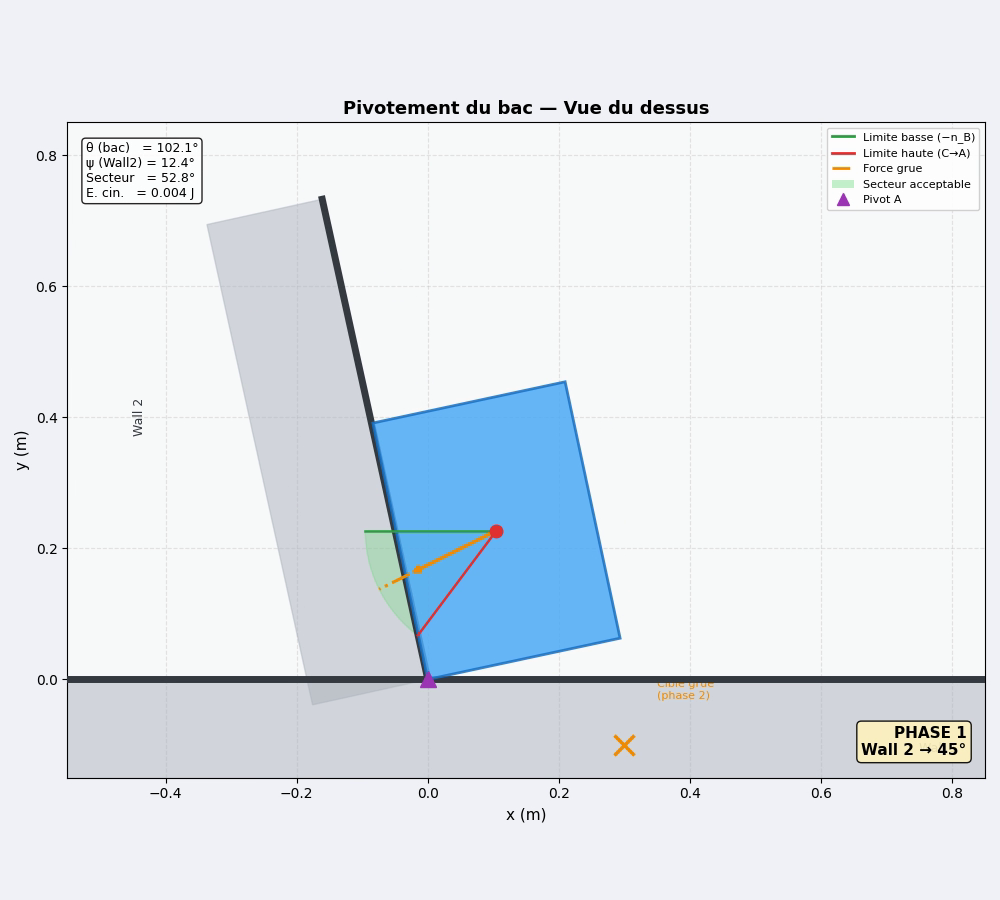
#> input picture frame 62 of pivotement_simu1.mp4, 1000 x 900 px, given in place of the camera
$ python aruco_tracking.py
#> lines starting #> are read from the running program, lines starting #| are printed output that depends on the picture; after the words box and inside, x2 and y2 are one past the last pixel; in counts of white or black regions, pixels touching at a corner belong together
"""
ArUco marker tracking: position, orientation, velocity, angular velocity.
Loads camera calibration from output/calibration_data.pkl
"""

import cv2
import numpy as np
import pickle
import time
import csv
import os
from collections import deque
from crate_state import CrateStateMachine, MODE_COLORS

# --- Configuration ---
CAMERA_ID = 1
MARKER_SIZE = 0.157
ARUCO_DICT = cv2.aruco.DICT_4X4_50
CALIBRATION_FILE = "output/calibration_data.pkl"
SMOOTHING_WINDOW = 5

# --- Offset ArUco -> COM ---
# Workflow:
#   1. Place the ArUco at the corner (origin {W}), press 'r'
#      -> the ArUco center becomes (0,0,0), REF axes remain displayed
#   2. Move the ArUco and place it on the crate
#      -> COM is computed automatically: pos_COM = pos_ArUco + R_ArUco @ offset
# Red=X, Green=Y, Blue=Z
COM_OFFSET_X = 0.0
COM_OFFSET_Y = 0.13
COM_OFFSET_Z = 0.0

# --- Display ---
DISPLAY_SCALE = 0.5

# --- Logging ---
LOG_INTERVAL_MS = 100

# --- Video recording ---
VIDEO_DIR = "videos"
VIDEO_FPS = 20

# --- Display color (magenta, same as ENGAGING_PIVOTING) ---
DISPLAY_COLOR = (255, 0, 255)


def load_calibration(path):
#> called with path = 'output/calibration_data.pkl'
    with open(path, "rb") as f:
#> (reads camera-calibration/output/calibration_data.pkl from the repository)
        data = pickle.load(f)
    if isinstance(data, dict):
        camera_matrix = np.array(data.get("camera_matrix") if data.get("camera_matrix") is not None else data.get("mtx"))
        dist_coeffs   = np.array(data.get("distortion_coefficients") if data.get("distortion_coefficients") is not None else data.get("dist"))
    else:
        camera_matrix = np.array(data.camera_matrix)
        dist_coeffs   = np.array(data.dist_coeffs)
    return camera_matrix, dist_coeffs


# [22 lines left out: functions rotation_vector_to_euler, angular_velocity_from_rvecs, not called in this run]


class MarkerTracker:
    def __init__(self, smoothing=SMOOTHING_WINDOW):
        self.positions = deque(maxlen=smoothing + 1)
        self.rotations = deque(maxlen=smoothing + 1)

    def update(self, t, tvec, rvec):
        self.positions.append((t, tvec.flatten()))
        self.rotations.append((t, rvec.flatten()))

    # [60 lines left out: functions velocity, angular_velocity, relative_pose, draw_overlay, not called in this run]


def draw_state_overlay(frame, status_lines, color):
    """Display FSM mode below pose info."""
    filtered = [l for l in status_lines if "Enter" not in l]

    n = len(filtered)
    y_start = 160
    step    = 35
    box_h   = n * step + 16
    overlay = frame.copy()
    cv2.rectangle(overlay, (0, y_start - 8), (700, y_start + box_h), (30, 30, 30), -1)
    cv2.addWeighted(overlay, 0.65, frame, 0.35, 0, frame)

    for i, line in enumerate(filtered):
        y = y_start + i * step + 22
        cv2.putText(frame, line, (12, y),
                    cv2.FONT_HERSHEY_SIMPLEX, 0.9, (0, 0, 0), 4, cv2.LINE_AA)
        cv2.putText(frame, line, (12, y),
                    cv2.FONT_HERSHEY_SIMPLEX, 0.9, DISPLAY_COLOR, 2, cv2.LINE_AA)


def draw_ref_markers(frame, references, ref_pixels, camera_matrix, dist_coeffs):
    """Draw X/Y/Z axes of the saved reference frame."""
    for marker_id, (ref_tvec, ref_rvec) in references.items():
        cv2.drawFrameAxes(frame, camera_matrix, dist_coeffs,
                          ref_rvec, ref_tvec, MARKER_SIZE * 0.7)
        if marker_id in ref_pixels:
            px = ref_pixels[marker_id]
            cx, cy = int(px[0]), int(px[1])
            label = f"REF {marker_id}"
            cv2.putText(frame, label, (cx + 20, cy - 20),
                        cv2.FONT_HERSHEY_SIMPLEX, 0.6, (0, 0, 0), 3, cv2.LINE_AA)
            cv2.putText(frame, label, (cx + 20, cy - 20),
                        cv2.FONT_HERSHEY_SIMPLEX, 0.6, (0, 255, 255), 1, cv2.LINE_AA)


def main():
    camera_matrix, dist_coeffs = load_calibration(CALIBRATION_FILE)
    print("Camera matrix loaded:")
    print(camera_matrix)
    print("Distortion coefficients:", dist_coeffs.flatten())

    aruco_dict   = cv2.aruco.getPredefinedDictionary(ARUCO_DICT)
    aruco_params = cv2.aruco.DetectorParameters()
    detector     = cv2.aruco.ArucoDetector(aruco_dict, aruco_params)

    trackers       = {}
    references     = {}
    ref_pixels     = {}
    state_machines = {}
    last_status    = (["Mode: UNKNOWN", "Waiting for reference..."], (128, 128, 128))

    # --- Logging ---
    logging_active = False
    log_file       = None
    log_writer     = None
    last_log_time  = 0.0
    LOG_DIR        = "logs"
    os.makedirs(LOG_DIR, exist_ok=True)

    # --- Video recording ---
    recording_active = False
    video_writer     = None
    os.makedirs(VIDEO_DIR, exist_ok=True)

    cap = cv2.VideoCapture(CAMERA_ID)
    cap.set(cv2.CAP_PROP_FRAME_WIDTH,  10000)
    cap.set(cv2.CAP_PROP_FRAME_HEIGHT, 10000)
    actual_w = int(cap.get(cv2.CAP_PROP_FRAME_WIDTH))
    actual_h = int(cap.get(cv2.CAP_PROP_FRAME_HEIGHT))
    print(f"Camera resolution: {actual_w} x {actual_h}")
    print(f"Press 'r' = set reference | 'c' = clear | 'n' = reset FSM | "
          f"'l' = log ({LOG_INTERVAL_MS}ms) | Space = record video | "
          f"Enter = confirm transition | 'q' = quit")

    while True:
        ret, frame = cap.read()
#> frame is the input picture: shape (900, 1000, 3); mean B, G, R 237.7, 231.6, 225.5
        frame = cv2.rotate(frame, cv2.ROTATE_90_COUNTERCLOCKWISE)
#> frame: shape (1000, 900, 3)
        if not ret:
            print("Camera read failed.")
            break

        t_now = time.perf_counter()
        gray  = cv2.cvtColor(frame, cv2.COLOR_BGR2GRAY)
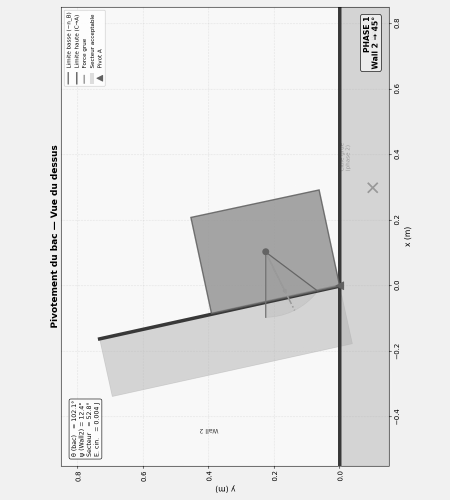
#> gray: shape (1000, 900) (shown at 1/2 size); min 0, max 255, mean 230.2
        corners, ids, _ = detector.detectMarkers(gray)
#> corners = (); ids = None

        if ids is not None:
            cv2.aruco.drawDetectedMarkers(frame, corners, ids)

            for i, marker_id in enumerate(ids.flatten()):
                c = corners[i]

                obj_points = np.array([
                    [-MARKER_SIZE/2,  MARKER_SIZE/2, 0],
                    [ MARKER_SIZE/2,  MARKER_SIZE/2, 0],
                    [ MARKER_SIZE/2, -MARKER_SIZE/2, 0],
                    [-MARKER_SIZE/2, -MARKER_SIZE/2, 0]
                ], dtype=np.float32)

                success, rvec, tvec_marker = cv2.solvePnP(
                    obj_points, c[0], camera_matrix, dist_coeffs
                )
                rvec        = rvec.reshape(1, 3)
                tvec_marker = tvec_marker.reshape(1, 3)

                # Compute COM position with offset in marker frame
                if COM_OFFSET_X != 0.0 or COM_OFFSET_Y != 0.0 or COM_OFFSET_Z != 0.0:
                    R_marker, _ = cv2.Rodrigues(rvec)
                    com_offset_body = np.array([[COM_OFFSET_X],
                                                [COM_OFFSET_Y],
                                                [COM_OFFSET_Z]])
                    tvec_com = tvec_marker + (R_marker @ com_offset_body).T
                else:
                    tvec_com = tvec_marker

                # Draw axes on marker (not on COM)
                cv2.drawFrameAxes(frame, camera_matrix, dist_coeffs,
                                  rvec, tvec_marker, MARKER_SIZE * 0.5)

                tvec = tvec_com

                if marker_id not in trackers:
                    trackers[marker_id] = MarkerTracker()
                trackers[marker_id].update(t_now, tvec, rvec)

                vel     = trackers[marker_id].velocity()
                ang_vel = trackers[marker_id].angular_velocity()
                euler   = rotation_vector_to_euler(rvec)

                ref_tvec, ref_rvec = references.get(marker_id, (None, None))
                draw_overlay(frame, marker_id, tvec, rvec, vel, ang_vel, euler,
                             ref_tvec, ref_rvec)

                if marker_id not in state_machines:
                    state_machines[marker_id] = CrateStateMachine()

                if ref_tvec is not None:
                    pos_rel, euler_rel = relative_pose(tvec, rvec, ref_tvec, ref_rvec)
                    x_c     = -pos_rel[0]
                    y_c     =  pos_rel[1]
                    theta_c =  euler_rel[2]
                    vx_c    = vel[0]     if vel     is not None else 0.0
                    vy_c    = vel[1]     if vel     is not None else 0.0
                    om_c    = ang_vel[2] if ang_vel is not None else 0.0

                    sm = state_machines[marker_id]
                    sm.update(x_c, y_c, theta_c, vx_c, vy_c, om_c)

                    status_lines, mode_color = sm.status_lines()
                    last_status = (status_lines, mode_color)

                    elapsed_since_log = (t_now - last_log_time) * 1000
                    if logging_active and log_writer is not None and elapsed_since_log >= LOG_INTERVAL_MS:
                        last_log_time = t_now
                        log_writer.writerow({
                            "t":              round(t_now, 4),
                            "x":              round(x_c, 4),
                            "y":              round(y_c, 4),
                            "z":              round(pos_rel[2], 4),
                            "theta_deg":      round(theta_c, 2),
                            "vx":             round(vx_c, 4),
                            "vy":             round(vy_c, 4),
                            "omega":          round(om_c, 4),
                            "mode":           sm.current_mode,
                            "can_transition": int(sm.can_transition),
                        })

                    print(f"\r[ID {marker_id}] "
                          f"x={x_c:.3f} y={y_c:.3f}  "
                          f"yaw={theta_c:.1f}deg  "
                          f"mode={sm.current_mode}"
                          + ("  [TRANSITION READY]" if sm.can_transition else "")
                          + ("  [LOG]" if logging_active else "")
                          + ("  [REC]" if recording_active else ""),
                          end="", flush=True)
                else:
                    t = tvec.flatten()
                    print(f"\r[ID {marker_id}] "
                          f"pos=({t[0]:.3f}, {t[1]:.3f}, {t[2]:.3f}) m  "
                          f"euler=({euler[0]:.1f}, {euler[1]:.1f}, {euler[2]:.1f}) deg  "
                          + (f"|v|={np.linalg.norm(vel):.3f} m/s" if vel is not None else "")
                          + (f"  |w|={np.linalg.norm(ang_vel):.2f} rad/s" if ang_vel is not None else ""),
                          end="", flush=True)
        else:
            cv2.putText(frame, "No marker detected", (10, 30),
                        cv2.FONT_HERSHEY_SIMPLEX, 0.8, (0, 0, 255), 2)
#> frame: shape (1000, 900, 3); mean B, G, R 237.2, 231.2, 225.5

        draw_ref_markers(frame, references, ref_pixels, camera_matrix, dist_coeffs)
        draw_state_overlay(frame, last_status[0], last_status[1])
#> in draw_state_overlay, `cv2.rectangle(overlay, (0, y_start - 8), (700, y_start + box_h), (30, ..`:
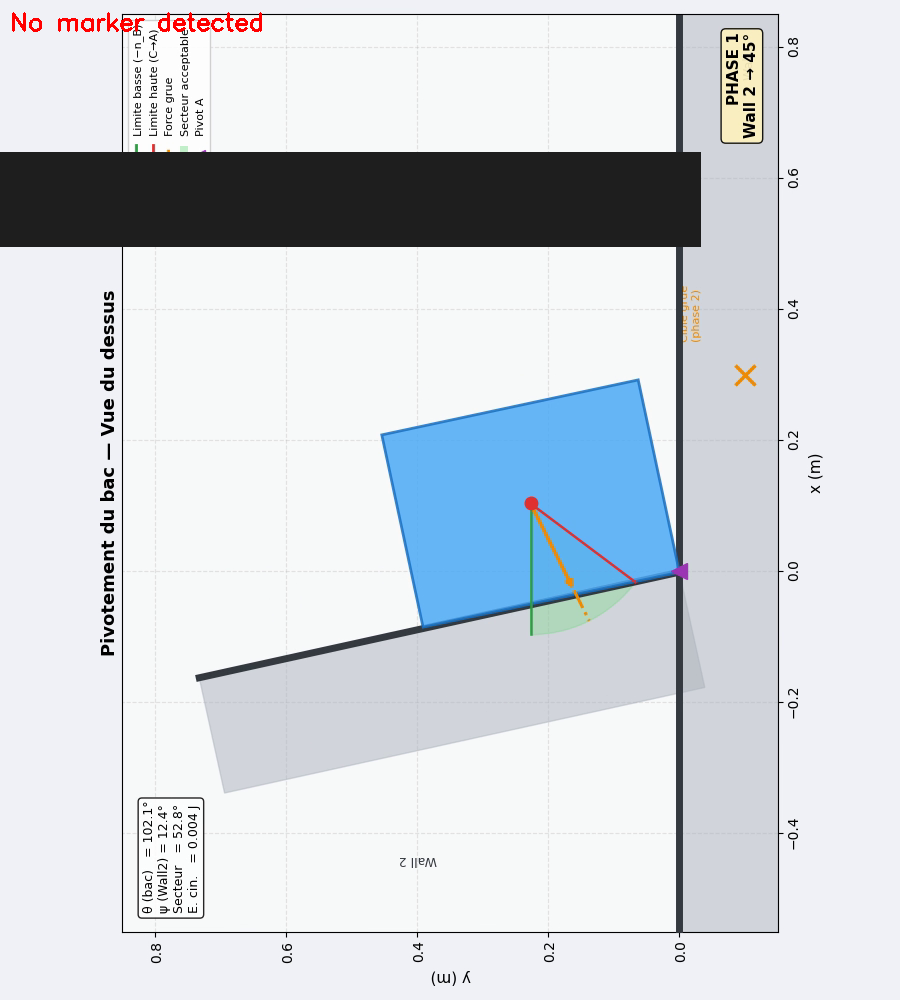
#> overlay: shape (1000, 900, 3); mean B, G, R 221.3, 215.4, 209.8
#> in draw_state_overlay, `cv2.addWeighted(overlay, 0.65, frame, 0.35, 0, frame)`:
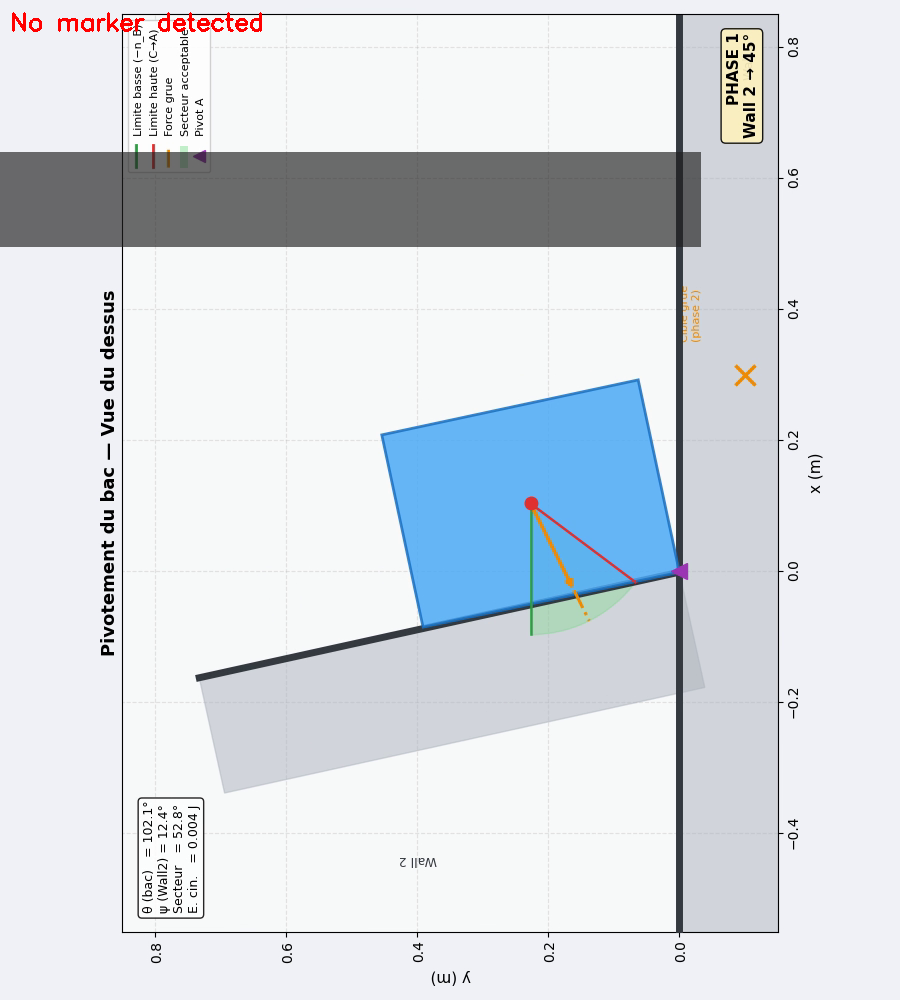
#> frame: shape (1000, 900, 3); mean B, G, R 226.9, 220.9, 215.3
#> after the loop in draw_state_overlay, `for i, line in enumerate(filtered):`:
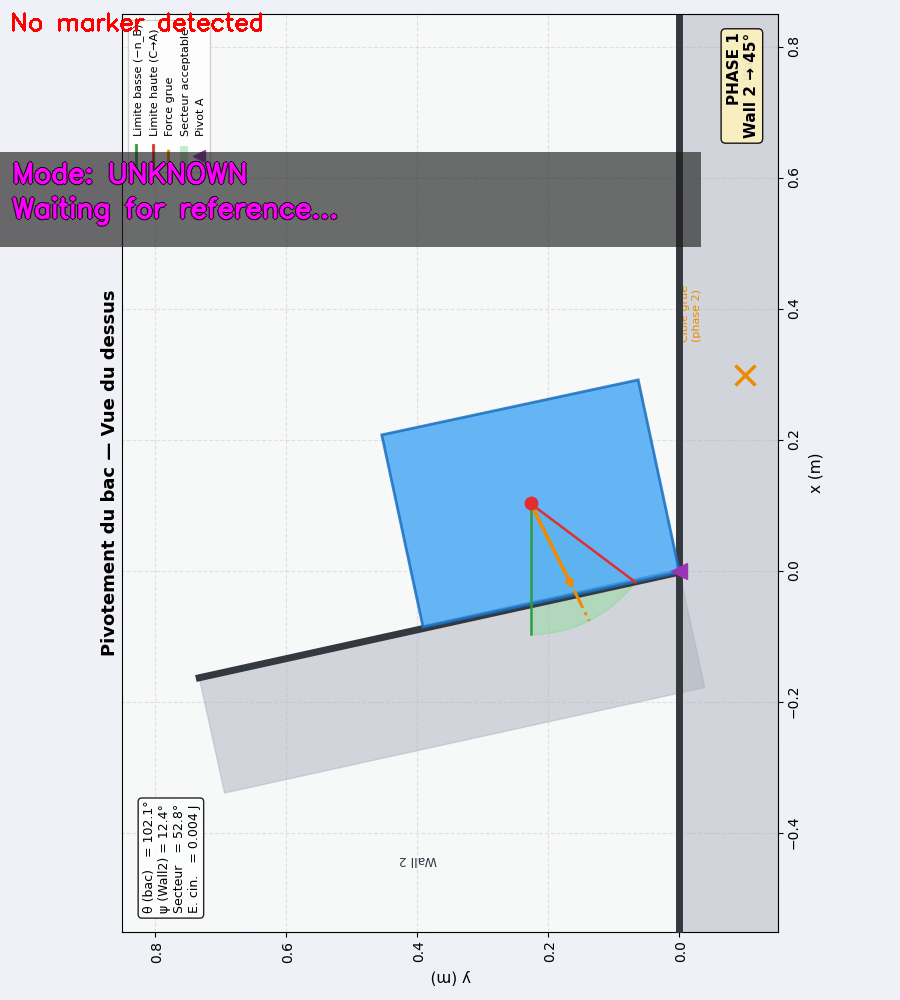
#> frame: shape (1000, 900, 3); 1% of pixels changed, all inside (x1, y1, x2, y2) = (10, 160, 339, 227)

        # --- LOG indicator ---
        if logging_active:
            h_f, w_f = frame.shape[:2]
            cv2.circle(frame, (w_f - 30, 30), 14, (0, 0, 200), -1)
            cv2.putText(frame, "LOG", (w_f - 80, 38),
                        cv2.FONT_HERSHEY_SIMPLEX, 0.7, (0, 0, 200), 2, cv2.LINE_AA)

        # --- VIDEO indicator ---
        if recording_active:
            h_f, w_f = frame.shape[:2]
            cv2.circle(frame, (w_f - 30, 70), 14, (0, 0, 200), -1)
            cv2.putText(frame, "VID", (w_f - 80, 78),
                        cv2.FONT_HERSHEY_SIMPLEX, 0.7, (0, 0, 200), 2, cv2.LINE_AA)

        # --- Write frame to video ---
        if recording_active and video_writer is not None:
            video_writer.write(frame)

        # --- Resize for display only ---
        if DISPLAY_SCALE != 1.0:
            h, w = frame.shape[:2]
            display = cv2.resize(frame, (int(w * DISPLAY_SCALE), int(h * DISPLAY_SCALE)))
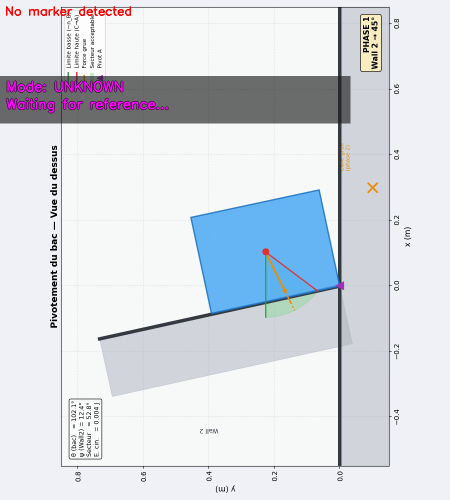
#> display: shape (500, 450, 3); mean B, G, R 227.4, 220.1, 215.8
        else:
            display = frame
        cv2.imshow("ArUco Tracking", display)

        key = cv2.waitKey(1) & 0xFF
#> (key q is pressed here)
        if key == ord('q'):
            break
        elif key == ord('r'):
            if ids is not None:
                for i, marker_id in enumerate(ids.flatten()):
                    obj_points = np.array([
                        [-MARKER_SIZE/2,  MARKER_SIZE/2, 0],
                        [ MARKER_SIZE/2,  MARKER_SIZE/2, 0],
                        [ MARKER_SIZE/2, -MARKER_SIZE/2, 0],
                        [-MARKER_SIZE/2, -MARKER_SIZE/2, 0]
                    ], dtype=np.float32)
                    success, rvec_ref, tvec_ref = cv2.solvePnP(
                        obj_points, corners[i][0], camera_matrix, dist_coeffs
                    )
                    tvec_ref = tvec_ref.reshape(1, 3)
                    rvec_ref = rvec_ref.reshape(1, 3)
                    references[marker_id] = (tvec_ref.copy(), rvec_ref.copy())
                    center = corners[i][0].mean(axis=0)
                    ref_pixels[marker_id] = center
                    state_machines[marker_id] = CrateStateMachine()
                    print(f"\n[REF] Origin {{W}} set at ArUco center — ID {marker_id}")
        elif key == ord('c'):
            references.clear()
            ref_pixels.clear()
            state_machines.clear()
            print("\n[REF] Reference cleared.")
        elif key == ord('n'):
            state_machines.clear()
            print("\n[FSM] State machine reset.")
        elif key == ord('l'):
            if not logging_active:
                fname = os.path.join(LOG_DIR, f"log_{time.strftime('%Y%m%d_%H%M%S')}.csv")
                log_file   = open(fname, "w", newline="")
                fields     = ["t", "x", "y", "z", "theta_deg", "vx", "vy", "omega", "mode", "can_transition"]
                log_writer = csv.DictWriter(log_file, fieldnames=fields)
                log_writer.writeheader()
                logging_active = True
                print(f"\n[LOG] Recording started → {fname}")
            else:
                logging_active = False
                if log_file:
                    log_file.close()
                    log_file = None
                print("\n[LOG] Recording stopped.")
        elif key == ord(' '):  # Space — video recording
            if not recording_active:
                h, w = frame.shape[:2]
                fname = os.path.join(VIDEO_DIR, f"video_{time.strftime('%Y%m%d_%H%M%S')}.avi")
                fourcc       = cv2.VideoWriter_fourcc(*'XVID')
                video_writer     = cv2.VideoWriter(fname, fourcc, VIDEO_FPS, (w, h))
                recording_active = True
                print(f"\n[VIDEO] Recording started → {fname}")
            else:
                recording_active = False
                if video_writer:
                    video_writer.release()
                    video_writer = None
                print("\n[VIDEO] Recording stopped.")
        elif key == 13:  # Enter
            for marker_id, sm in state_machines.items():
                sm.confirm_transition()
        elif key == ord('o'):
            for marker_id, sm in state_machines.items():
                sm.current_mode        = "CORNER_APPROACH"
                sm.can_transition      = False
                sm.next_mode           = None
                sm.sub_state           = None
                sm._transition_latched = False
            print("\n[FSM] Reset to CORNER_APPROACH.")

    # --- Cleanup ---
    if video_writer:
        video_writer.release()
    if log_file:
        log_file.close()
    cap.release()
    cv2.destroyAllWindows()


if __name__ == "__main__":
    main()
